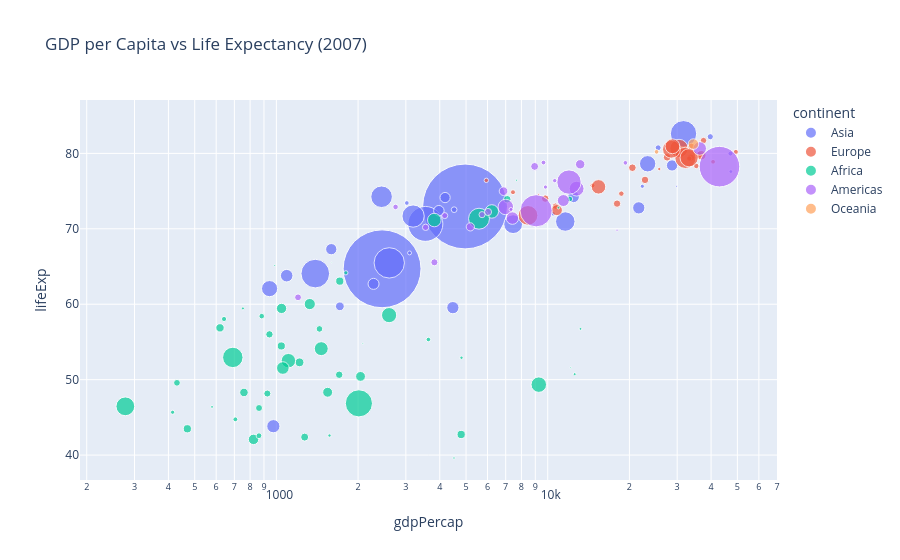

Write notebook code for a chart like this one.
### Code cell
df_2007 = df[df['year'] == 2007]

fig = px.scatter(
    df_2007,
    x='gdpPercap',
    y='lifeExp',
    size='pop',
    color='continent',
    hover_name='country',
    log_x=True,
    size_max=60,
    title='GDP per Capita vs Life Expectancy (2007)'
)

fig.show()

### Figure 1 — Plotly figure (JSON) as saved in the notebook; plotly's stock layout.template omitted (floating-point values rounded to 4 significant figures)
{"data": [{"hovertemplate": "<b>%{hovertext}</b><br><br>continent=Asia<br>gdpPercap=%{x}<br>lifeExp=%{y}<br>pop=%{marker.size}<extra></extra>", "hovertext": ["Afghanistan", "Bahrain", "Bangladesh", "Cambodia", "China", "Hong Kong, China", "India", "Indonesia", "Iran", "Iraq", "Israel", "Japan", "Jordan", "Korea, Dem. Rep.", "Korea, Rep.", "Kuwait", "Lebanon", "Malaysia", "Mongolia", "Myanmar", "Nepal", "Oman", "Pakistan", "Philippines", "Saudi Arabia", "Singapore", "Sri Lanka", "Syria", "Taiwan", "Thailand", "Vietnam", "West Bank and Gaza", "Yemen, Rep."], "legendgroup": "Asia", "marker": {"color": "#636efa", "size": [31889923, 708573, 150448339, 14131858, 1318683096, 6980412, 1110396331, 223547000, 69453570, 27499638, 6426679, 127467972, 6053193, 23301725, 49044790, 2505559, 3921278, 24821286, 2874127, 47761980, 28901790, 3204897, 169270617, 91077287, 27601038, 4553009, 20378239, 19314747, 23174294, 65068149, 85262356, 4018332, 22211743], "sizemode": "area", "sizeref": 366300.0, "symbol": "circle"}, "mode": "markers", "name": "Asia", "orientation": "v", "showlegend": true, "type": "scatter", "x": [974.6, 29800.0, 1391.0, 1714.0, 4959.0, 39720.0, 2452.0, 3541.0, 11610.0, 4471.0, 25520.0, 31660.0, 4519.0, 1593.0, 23350.0, 47310.0, 10460.0, 12450.0, 3096.0, 944.0, 1091.0, 22320.0, 2606.0, 3190.0, 21650.0, 47140.0, 3970.0, 4185.0, 28720.0, 7458.0, 2442.0, 3025.0, 2281.0], "xaxis": "x", "y": [43.83, 75.64, 64.06, 59.72, 72.96, 82.21, 64.7, 70.65, 70.96, 59.55, 80.75, 82.6, 72.53, 67.3, 78.62, 77.59, 71.99, 74.24, 66.8, 62.07, 63.78, 75.64, 65.48, 71.69, 72.78, 79.97, 72.4, 74.14, 78.4, 70.62, 74.25, 73.42, 62.7], "yaxis": "y"}, {"hovertemplate": "<b>%{hovertext}</b><br><br>continent=Europe<br>gdpPercap=%{x}<br>lifeExp=%{y}<br>pop=%{marker.size}<extra></extra>", "hovertext": ["Albania", "Austria", "Belgium", "Bosnia and Herzegovina", "Bulgaria", "Croatia", "Czech Republic", "Denmark", "Finland", "France", "Germany", "Greece", "Hungary", "Iceland", "Ireland", "Italy", "Montenegro", "Netherlands", "Norway", "Poland", "Portugal", "Romania", "Serbia", "Slovak Republic", "Slovenia", "Spain", "Sweden", "Switzerland", "Turkey", "United Kingdom"], "legendgroup": "Europe", "marker": {"color": "#EF553B", "size": [3600523, 8199783, 10392226, 4552198, 7322858, 4493312, 10228744, 5468120, 5238460, 61083916, 82400996, 10706290, 9956108, 301931, 4109086, 58147733, 684736, 16570613, 4627926, 38518241, 10642836, 22276056, 10150265, 5447502, 2009245, 40448191, 9031088, 7554661, 71158647, 60776238], "sizemode": "area", "sizeref": 366300.0, "symbol": "circle"}, "mode": "markers", "name": "Europe", "orientation": "v", "showlegend": true, "type": "scatter", "x": [5937.0, 36130.0, 33690.0, 7446.0, 10680.0, 14620.0, 22830.0, 35280.0, 33210.0, 30470.0, 32170.0, 27540.0, 18010.0, 36180.0, 40680.0, 28570.0, 9254.0, 36800.0, 49360.0, 15390.0, 20510.0, 10810.0, 9787.0, 18680.0, 25770.0, 28820.0, 33860.0, 37510.0, 8458.0, 33200.0], "xaxis": "x", "y": [76.42, 79.83, 79.44, 74.85, 73.0, 75.75, 76.49, 78.33, 79.31, 80.66, 79.41, 79.48, 73.34, 81.76, 78.89, 80.55, 74.54, 79.76, 80.2, 75.56, 78.1, 72.48, 74.0, 74.66, 77.93, 80.94, 80.88, 81.7, 71.78, 79.42], "yaxis": "y"}, {"hovertemplate": "<b>%{hovertext}</b><br><br>continent=Africa<br>gdpPercap=%{x}<br>lifeExp=%{y}<br>pop=%{marker.size}<extra></extra>", "hovertext": ["Algeria", "Angola", "Benin", "Botswana", "Burkina Faso", "Burundi", "Cameroon", "Central African Republic", "Chad", "Comoros", "Congo, Dem. Rep.", "Congo, Rep.", "Cote d'Ivoire", "Djibouti", "Egypt", "Equatorial Guinea", "Eritrea", "Ethiopia", "Gabon", "Gambia", "Ghana", "Guinea", "Guinea-Bissau", "Kenya", "Lesotho", "Liberia", "Libya", "Madagascar", "Malawi", "Mali", "Mauritania", "Mauritius", "Morocco", "Mozambique", "Namibia", "Niger", "Nigeria", "Reunion", "Rwanda", "Sao Tome and Principe", "Senegal", "Sierra Leone", "Somalia", "South Africa", "Sudan", "Swaziland", "Tanzania", "Togo", "Tunisia", "Uganda", "Zambia", "Zimbabwe"], "legendgroup": "Africa", "marker": {"color": "#00cc96", "size": [33333216, 12420476, 8078314, 1639131, 14326203, 8390505, 17696293, 4369038, 10238807, 710960, 64606759, 3800610, 18013409, 496374, 80264543, 551201, 4906585, 76511887, 1454867, 1688359, 22873338, 9947814, 1472041, 35610177, 2012649, 3193942, 6036914, 19167654, 13327079, 12031795, 3270065, 1250882, 33757175, 19951656, 2055080, 12894865, 135031164, 798094, 8860588, 199579, 12267493, 6144562, 9118773, 43997828, 42292929, 1133066, 38139640, 5701579, 10276158, 29170398, 11746035, 12311143], "sizemode": "area", "sizeref": 366300.0, "symbol": "circle"}, "mode": "markers", "name": "Africa", "orientation": "v", "showlegend": true, "type": "scatter", "x": [6223.0, 4797.0, 1441.0, 12570.0, 1217.0, 430.1, 2042.0, 706.0, 1704.0, 986.1, 277.6, 3633.0, 1545.0, 2082.0, 5581.0, 12150.0, 641.4, 690.8, 13210.0, 752.7, 1328.0, 942.7, 579.2, 1463.0, 1569.0, 414.5, 12060.0, 1045.0, 759.3, 1043.0, 1803.0, 10960.0, 3820.0, 823.7, 4811.0, 619.7, 2014.0, 7670.0, 863.1, 1598.0, 1712.0, 862.5, 926.1, 9270.0, 2602.0, 4513.0, 1107.0, 883.0, 7093.0, 1056.0, 1271.0, 469.7], "xaxis": "x", "y": [72.3, 42.73, 56.73, 50.73, 52.3, 49.58, 50.43, 44.74, 50.65, 65.15, 46.46, 55.32, 48.33, 54.79, 71.34, 51.58, 58.04, 52.95, 56.73, 59.45, 60.02, 56.01, 46.39, 54.11, 42.59, 45.68, 73.95, 59.44, 48.3, 54.47, 64.16, 72.8, 71.16, 42.08, 52.91, 56.87, 46.86, 76.44, 46.24, 65.53, 63.06, 42.57, 48.16, 49.34, 58.56, 39.61, 52.52, 58.42, 73.92, 51.54, 42.38, 43.49], "yaxis": "y"}, {"hovertemplate": "<b>%{hovertext}</b><br><br>continent=Americas<br>gdpPercap=%{x}<br>lifeExp=%{y}<br>pop=%{marker.size}<extra></extra>", "hovertext": ["Argentina", "Bolivia", "Brazil", "Canada", "Chile", "Colombia", "Costa Rica", "Cuba", "Dominican Republic", "Ecuador", "El Salvador", "Guatemala", "Haiti", "Honduras", "Jamaica", "Mexico", "Nicaragua", "Panama", "Paraguay", "Peru", "Puerto Rico", "Trinidad and Tobago", "United States", "Uruguay", "Venezuela"], "legendgroup": "Americas", "marker": {"color": "#ab63fa", "size": [40301927, 9119152, 190010647, 33390141, 16284741, 44227550, 4133884, 11416987, 9319622, 13755680, 6939688, 12572928, 8502814, 7483763, 2780132, 108700891, 5675356, 3242173, 6667147, 28674757, 3942491, 1056608, 301139947, 3447496, 26084662], "sizemode": "area", "sizeref": 366300.0, "symbol": "circle"}, "mode": "markers", "name": "Americas", "orientation": "v", "showlegend": true, "type": "scatter", "x": [12780.0, 3822.0, 9066.0, 36320.0, 13170.0, 7007.0, 9645.0, 8948.0, 6025.0, 6873.0, 5728.0, 5186.0, 1202.0, 3548.0, 7321.0, 11980.0, 2749.0, 9809.0, 4173.0, 7409.0, 19330.0, 18010.0, 42950.0, 10610.0, 11420.0], "xaxis": "x", "y": [75.32, 65.55, 72.39, 80.65, 78.55, 72.89, 78.78, 78.27, 72.23, 74.99, 71.88, 70.26, 60.92, 70.2, 72.57, 76.19, 72.9, 75.54, 71.75, 71.42, 78.75, 69.82, 78.24, 76.38, 73.75], "yaxis": "y"}, {"hovertemplate": "<b>%{hovertext}</b><br><br>continent=Oceania<br>gdpPercap=%{x}<br>lifeExp=%{y}<br>pop=%{marker.size}<extra></extra>", "hovertext": ["Australia", "New Zealand"], "legendgroup": "Oceania", "marker": {"color": "#FFA15A", "size": [20434176, 4115771], "sizemode": "area", "sizeref": 366300.0, "symbol": "circle"}, "mode": "markers", "name": "Oceania", "orientation": "v", "showlegend": true, "type": "scatter", "x": [34440.0, 25190.0], "xaxis": "x", "y": [81.23, 80.2], "yaxis": "y"}], "layout": {"legend": {"itemsizing": "constant", "title": {"text": "continent"}, "tracegroupgap": 0}, "title": {"text": "GDP per Capita vs Life Expectancy (2007)"}, "xaxis": {"anchor": "y", "domain": [0, 1], "title": {"text": "gdpPercap"}, "type": "log"}, "yaxis": {"anchor": "x", "domain": [0, 1], "title": {"text": "lifeExp"}}}}
